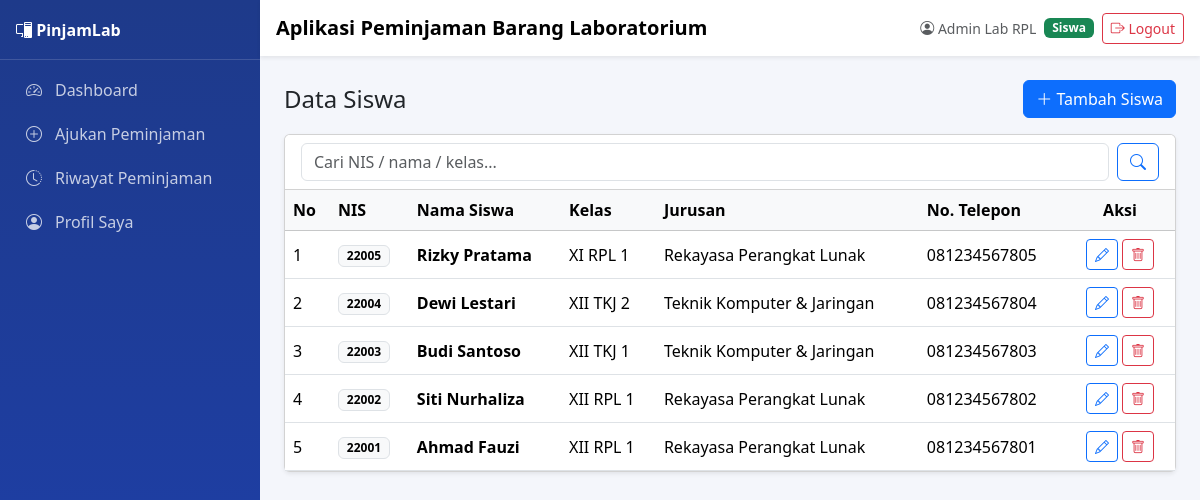
/siswa.php (signed in), run on the app's committed database.
### tables this page shows
CREATE TABLE siswa (
  id_siswa   INT AUTO_INCREMENT PRIMARY KEY,
  nis        VARCHAR(20) NOT NULL UNIQUE,
  nama_siswa VARCHAR(100) NOT NULL,
  kelas      VARCHAR(20) NOT NULL,
  jurusan    VARCHAR(50),
  no_telp    VARCHAR(15),
  alamat     TEXT
);

### koneksi.php (called while the page is built, shortened)
<?php
function e($str) {
    return htmlspecialchars($str ?? '', ENT_QUOTES, 'UTF-8');
}
?>

### siswa.php (the view, shortened to what this page needs)
<?php
include 'koneksi.php';
include 'template_header.php';
 $aksi = $_GET['aksi'] ?? 'list';
 $keyword = mysqli_real_escape_string($koneksi, $_GET['cari'] ?? '');
if ($keyword != '') {
    $data = mysqli_query($koneksi, "SELECT * FROM siswa
        WHERE nis LIKE '%$keyword%' OR nama_siswa LIKE '%$keyword%' OR kelas LIKE '%$keyword%'
        ORDER BY id_siswa DESC");
} else {
    $data = mysqli_query($koneksi, "SELECT * FROM siswa ORDER BY id_siswa DESC");
}
?>
<div class="d-flex flex-wrap justify-content-between align-items-center gap-2 mb-3">
    <h4 class="mb-0">Data Siswa</h4>
    <?php if ($aksi == 'list'): ?>
    <a href="siswa.php?aksi=tambah" class="btn btn-primary"><i class="bi bi-plus-lg"></i> Tambah Siswa</a>
    <?php endif; ?>
</div>
<div class="card shadow-sm">
    <div class="card-header bg-white">
        <form method="get" class="d-flex gap-2">
            <input type="text" name="cari" class="form-control" placeholder="Cari NIS / nama / kelas..."
                   value="<?= e($keyword) ?>">
            <button class="btn btn-outline-primary" type="submit"><i class="bi bi-search"></i></button>
        </form>
    </div>
    <div class="table-responsive">
        <table class="table table-hover mb-0 align-middle">
            <thead class="table-light">
                <tr>
                    <th width="45">No</th><th>NIS</th><th>Nama Siswa</th><th>Kelas</th>
                    <th>Jurusan</th><th>No. Telepon</th><th width="110" class="text-center">Aksi</th>
                </tr>
            </thead>
            <tbody>
                <?php $no = 1; while ($s = mysqli_fetch_assoc($data)): ?>
                <tr>
                    <td><?= $no++ ?></td>
                    <td><span class="badge text-bg-light border"><?= e($s['nis']) ?></span></td>
                    <td class="fw-semibold"><?= e($s['nama_siswa']) ?></td>
                    <td><?= e($s['kelas']) ?></td>
                    <td><?= e($s['jurusan']) ?></td>
                    <td><?= e($s['no_telp']) ?: '-' ?></td>
                    <td class="text-center">
                        <a href="siswa.php?aksi=edit&id=<?= $s['id_siswa'] ?>" class="btn btn-sm btn-outline-primary"><i class="bi bi-pencil"></i></a>
                        <a href="siswa.php?hapus=<?= $s['id_siswa'] ?>" class="btn btn-sm btn-outline-danger"
                           onclick="return confirm('Yakin ingin menghapus siswa ini?')"><i class="bi bi-trash"></i></a>
                    </td>
                </tr>
                <?php endwhile; ?>
            </tbody>
        </table>
    </div>
</div>
<?php include 'template_footer.php'; ?>

### template_header.php (style rules this page uses)
body { background-color: #f4f6fb; }

### data on the page
siswa: nis "22005", nama_siswa "Rizky Pratama", kelas "XI RPL 1", jurusan "Rekayasa Perangkat Lunak", no_telp "081234567805"
siswa: nis "22004", nama_siswa "Dewi Lestari", kelas "XII TKJ 2", jurusan "Teknik Komputer & Jaringan", no_telp "081234567804"
siswa: nis "22003", nama_siswa "Budi Santoso", kelas "XII TKJ 1", jurusan "Teknik Komputer & Jaringan", no_telp "081234567803"
siswa: nis "22002", nama_siswa "Siti Nurhaliza", kelas "XII RPL 1", jurusan "Rekayasa Perangkat Lunak", no_telp "081234567802"
siswa: nis "22001", nama_siswa "Ahmad Fauzi", kelas "XII RPL 1", jurusan "Rekayasa Perangkat Lunak", no_telp "081234567801"

### other printed values
$namaUser "Admin Lab RPL"
$role "Siswa"
